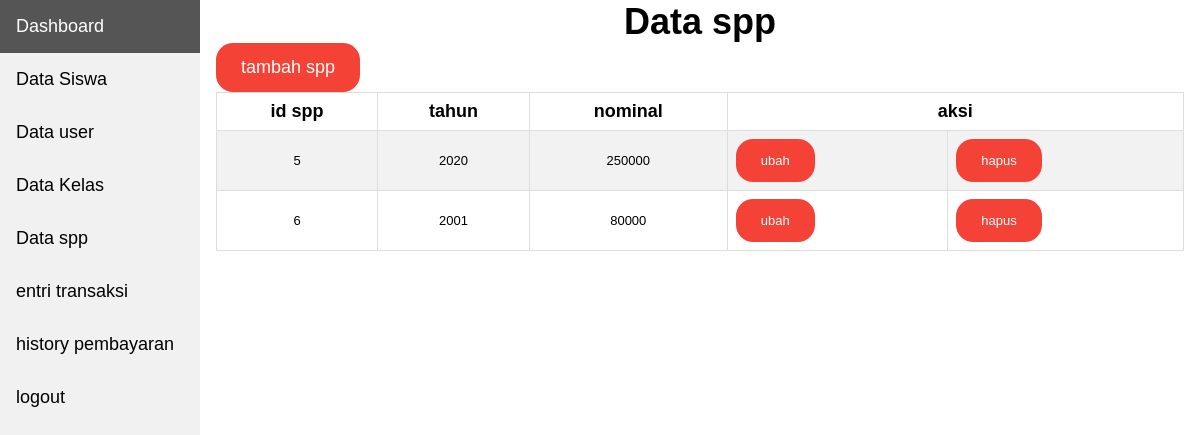
/admin/data_spp.php (signed in), run on the app's committed database.
### tables this page shows
CREATE TABLE IF NOT EXISTS `spp` (
  `id_spp` int(11) NOT NULL AUTO_INCREMENT,
  `tahun` int(11) NOT NULL,
  `nominal` int(11) NOT NULL,
  PRIMARY KEY (`id_spp`)
);

### functions/functions.php (called while the page is built, shortened)
<?php
$conn = mysqli_connect("localhost", "root", "", "db_spp");
function query($query) {
	global $conn;
	$result = mysqli_query($conn, $query);
	$rows = array();
	while ( $row = mysqli_fetch_assoc($result) ) {
		$rows[] = $row;
	}
	return $rows;
}
 ?>

### admin/data_spp.php (the view, shortened to what this page needs)
<?php
require '../functions/functions.php';
$spp = query("SELECT * FROM spp");
 ?>
<?php include 'header_admin.php'; ?>
<!DOCTYPE html>
<html>
<head>
</head>
<link rel="stylesheet" type="text/css" href="css/style.css">
<body>
<div class="content">
	<h1>Data spp</h1>
		<a class="link2" href="tambah_data_spp.php">tambah spp</a>
		<table border="1" cellpadding="10" cellspacing="0">
			<tr>
				<th>id spp</th>
				<th>tahun</th>
				<th>nominal</th>
				<th colspan="2">aksi</th>
			</tr>
			<?php foreach ($spp as $row) : ?>
			<tr>
				<td><?= $row["id_spp"]; ?></td>
				<td><?= $row["tahun"]; ?></td>
				<td><?= $row["nominal"]; ?></td>
				<td><a class="link2" href="ubah_spp.php?id_spp=<?= $row["id_spp"]; ?>">ubah</a></td>
				<td><a class="link2" href="hapus_spp.php?id_spp=<?= $row["id_spp"]; ?>"  onclick="return confirm('yakin ingin hapus?')">hapus</a></td>
			</tr>
			<?php endforeach; ?>
		</table>
</div>
</body>
</html>

### admin/css/style.css (style rules this page uses)
* { padding:0; margin:0; }
body { font-family:Verdana, Geneva, sans-serif; font-size:18px; background-color:#FFF }
td { font-size: 13px; margin: 10px; }
table { border-collapse: collapse; border-spacing: 0; width: 100%; border: 1px solid #ddd; float: left; }
th, td { text-align: center; padding: 8px; }
tr:nth-child(even) { background-color: #f2f2f2 }
.link2:link, .link2:visited { background-color: #f44336; color: white; padding: 14px 25px; text-align: center; text-decoration: none; display: inline-block; float: left; border-radius: 17px 17px 17px 17px; -moz-border-radius: 17px 17px 17px 17px; -webkit-border-radius: 17px 17px 17px 17px; border: 0px solid #000000; }
h1 { text-align: center; }

### admin/header_admin.php (style rules this page uses)
body { margin: 0; font-family: "Lato", sans-serif; }
div.content { margin-left: 200px; padding: 1px 16px; height: 655px; }

### data on the page
spp: id_spp "5", tahun "2020", nominal "250000"
spp: id_spp "6", tahun "2001", nominal "80000"
